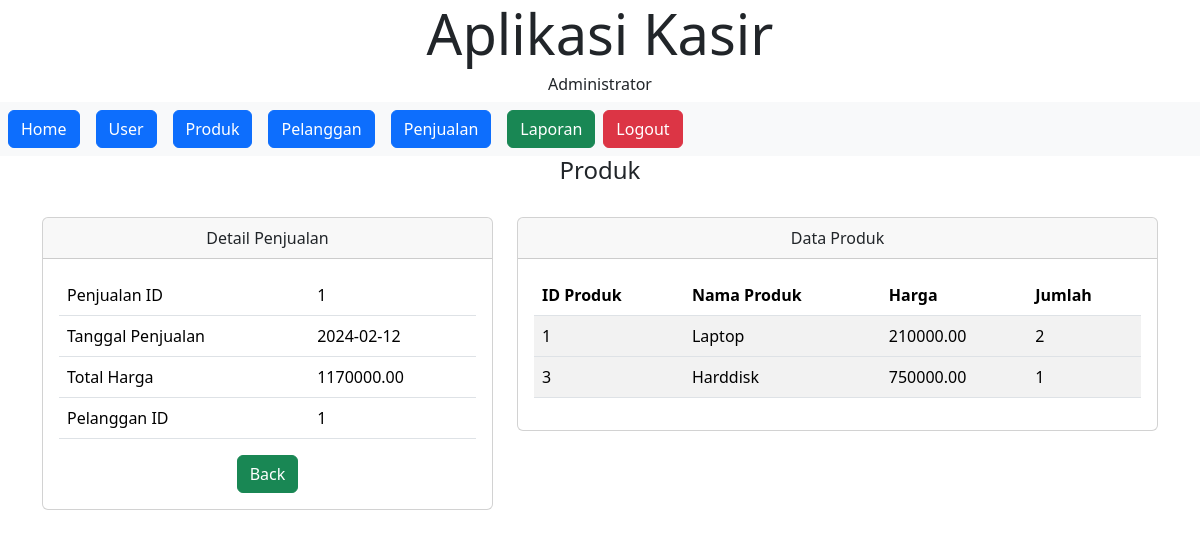
The page /admin.php?page=detail_penjualan&PenjualanID=1 (signed in) on the database its author committed.
### tables this page shows
CREATE TABLE `penjualan` (
  `PenjualanID` int NOT NULL,
  `TanggalPenjualan` date NOT NULL,
  `TotalHarga` decimal(10,2) NOT NULL,
  `PelangganID` int NOT NULL
);

CREATE TABLE `detailpenjualan` (
  `DetailID` int NOT NULL,
  `PenjualanID` int NOT NULL,
  `ProdukID` int NOT NULL,
  `JumlahProduk` int NOT NULL,
  `Subtotal` decimal(10,2) NOT NULL
);

CREATE TABLE `produk` (
  `ProdukID` int NOT NULL,
  `NamaProduk` varchar(255) NOT NULL,
  `Harga` decimal(10,2) NOT NULL,
  `Stok` int NOT NULL
);

### function/class.laporan.php (called while the page is built, shortened)
<?php
include_once 'config.php';
class Laporan
{
    protected $db;
    public function __construct()
    {
        $this->db = new Database();
        $this->db = $this->db->return_db();
    }
    public function getidpenjualan($PenjualanID)
    {
        $query = $this->db->prepare("SELECT * FROM penjualan WHERE PenjualanID = '$PenjualanID'");
        $query->execute();
        $hasil =  $query->get_result();
        return $hasil;
    }
    public function detail_tampil($PenjualanID)
    {
    $query = $this->db->prepare("SELECT dp.PenjualanID as PenjualanID,
        penjualan.TanggalPenjualan as TanggalPenjualan,
        penjualan.TotalHarga,
        penjualan.PelangganID,
        dp.ProdukID as ProdukID,
        produk.NamaProduk as NamaProduk,
        produk.Harga as Harga,
        dp.JumlahProduk as JumlahProduk,
        dp.Subtotal as Subtotal
        FROM detailpenjualan dp
        JOIN penjualan ON dp.PenjualanID = penjualan.PenjualanID
        JOIN produk ON dp.ProdukID = produk.ProdukID
        WHERE dp.PenjualanID = '$PenjualanID'");
        $query->execute();
        $hasil =  $query->get_result();
        return $hasil;
    }
}
?>

### function/config.php (called while the page is built)
<?php
class Database
{
    public $connect;
    public function __construct()
    {
        $this->connect = mysqli_connect("localhost","root","","kasir");
    }
    function return_db()
    {
        return $this->connect;
    }
}
?>

### page/detail_penjualan.php (the view)
<div class="container">
    <div class="col-lg-12">
        <h4 align="center">Produk</h4>
        <br>
        <div class="row">
            <div class="col-sm-5">
                <div class="card">
                    <div class="card-header">
                        Detail Penjualan
                    </div>
                    <div class="card-body">
                        <?php
                            require_once "function/class.laporan.php";
                            $laporan = new Laporan();
                            $select = $laporan->getidpenjualan($_GET['PenjualanID']);
                            foreach ($select as $data) {
                            ?>
                            <table class="table table-hover">
                                <tr>
                                    <td>Penjualan ID</td>
                                    <td><?php echo $data['PenjualanID'] ?></td>
                                </tr>
                                <tr>
                                    <td>Tanggal Penjualan</td>
                                    <td><?php echo $data['TanggalPenjualan'] ?></td>
                                </tr>
                                <tr>
                                    <td>Total Harga</td>
                                    <td><?php echo $data['TotalHarga'] ?></td>
                                </tr>
                                <tr>
                                    <td>Pelanggan ID</td>
                                    <td><?php echo $data['PelangganID'] ?></td>
                                </tr>
                            </table>
                            <?php } ?>
                            <a href="admin.php?page=laporan" class="btn btn-success">Back</a>
                    </div>
                </div>
            </div>
            <div class="col-sm-7">
                <div class="card">
                    <div class="card-header">
                        Data Produk
                    </div>
                    <div class="card-body">
                        <table class="table table-striped">
                            <thead class="thead-light">
                                <tr>
                                    <th scope="col">ID Produk</th>
                                    <th scope="col">Nama Produk</th>
                                    <th scope="col">Harga</th>
                                    <th scope="col">Jumlah</th>
                                </tr>
                            </thead>
                            <?php
                            require_once "function/class.laporan.php";
                            $laporan = new Laporan();
                            $select = $laporan->detail_tampil($_GET['PenjualanID']);
                            foreach ($select as $data) {
                            ?>
                                <tbody>
                                    <tr>
                                        <td> <?php echo $data['ProdukID'] ?> </td>
                                        <td> <?php echo $data['NamaProduk'] ?> </td>
                                        <td> <?php echo $data['Harga'] ?> </td>
                                        <td> <?php echo $data['JumlahProduk'] ?> </td>
                                    </tr>
                                </tbody>
                            <?php } ?>
                        </table>
                    </div>
                </div>
            </div>
        </div>
    </div>
</div>

### rows shown on the page
penjualan: PenjualanID "1", TanggalPenjualan "2024-02-12", TotalHarga "1170000.00", PelangganID "1"
detailpenjualan: ProdukID "1", ProdukID.NamaProduk "Laptop", ProdukID.Harga "210000.00", JumlahProduk "2"
detailpenjualan: ProdukID "3", ProdukID.NamaProduk "Harddisk", ProdukID.Harga "750000.00", JumlahProduk "1"

### other values the page prints
$Level "Administrator"
